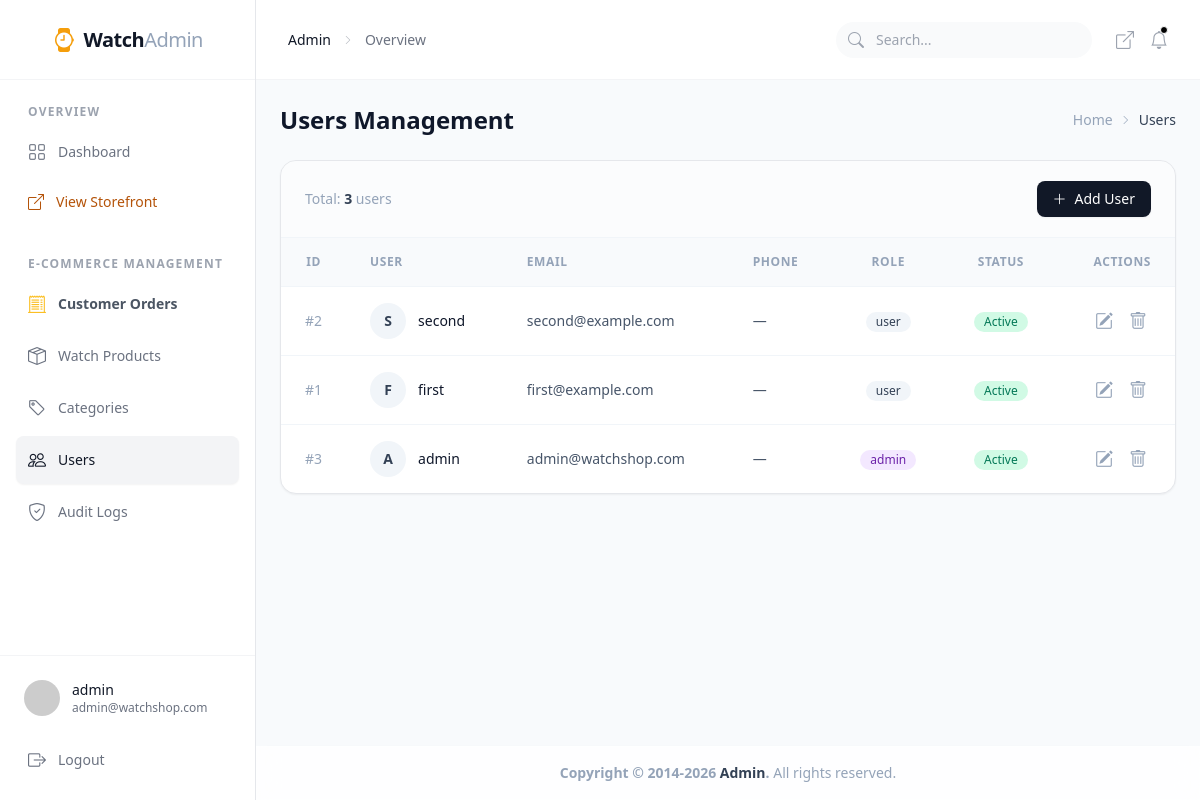
Screenshot of /admin/user (signed in) with the database file from the repository.
### models/user.py (models this page shows, shortened)
class User(UserMixin, db.Model):
    id = db.Column(db.Integer, primary_key=True)
    user_name = db.Column(db.String(80), nullable=False)
    first_name = db.Column(db.String(80), nullable=True)
    last_name = db.Column(db.String(80), nullable=True)
    email = db.Column(db.String(120), nullable=False, unique=True)
    phone = db.Column(db.String(20), nullable=True)
    address = db.Column(db.String(255), nullable=True)
    password = db.Column(db.String(120), nullable=False)
    role = db.Column(db.String(50), nullable=True, default='user')
    profile_image = db.Column(db.String(255), nullable=True)
    is_active = db.Column(db.Boolean, nullable=False, default=True)

### admin/user.py (the view)
@admin_bp.get('/user')
def user():
    users = execute_raw_sql("""
    SELECT id,user_name,first_name,last_name,email
    ,phone,address,password,role,profile_image,is_active FROM "user" ORDER BY user_name DESC
    """)
    return render_template('admin/user/index.html', users=users)

### admin/__init__.py (called while the page is built)
@admin_bp.before_request
@login_required
@limiter.limit('60 per minute', key_func=_admin_user_key)
def require_admin():
	if current_user.role != 'admin':
		abort(403)

### app.py (called while the page is built, shortened)
@login_manager.user_loader
def load_user(user_id):
    try:
        return db.session.get(User, int(user_id))
    except Exception:
        return None

@app.context_processor
def inject_cart_info():
    cart = session.get('cart', {})
    cart_count = sum(item.get('quantity', 1) for item in cart.values()) if isinstance(cart, dict) else 0
    return {
        'cart_count': cart_count,
        'cart_items_count': len(cart) if isinstance(cart, dict) else 0
    }

@app.before_request
def ensure_database():
    global _db_initialized

@app.after_request
def write_audit_log(response):
    if not request.path.startswith('/static/'):
        try:
            log = AuditLog(
                endpoint=request.endpoint or request.path,
                method=request.method,
                path=request.path,
                ip_address=request.remote_addr,
                user_id=current_user.id if current_user.is_authenticated else None,
                status_code=response.status_code,
            )
            db.session.add(log)
            db.session.commit()
        except Exception:
            db.session.rollback()
    return response

### extensions.py (called while the page is built)
def execute_raw_sql(sql, params=None, fetch=True):
    result = db.session.execute(text(sql), params or {})
    if fetch:
        return result.fetchall()
    else:
        db.session.commit()
        return result.rowcount

### templates/admin/user/index.html (shortened to what this page needs)
{% extends 'admin/master.html' %} {% block content %}
<div
  class="mb-6 flex flex-col sm:flex-row justify-between items-start sm:items-center"
>
  <h1 class="text-2xl font-semibold text-slate-900">Users Management</h1>
  <nav class="text-sm text-slate-400 mt-2 sm:mt-0">
    <ol class="list-none p-0 inline-flex">
      <li class="flex items-center">
        <a
          href="{{ url_for('admin_bp.dashboard') }}"
          class="hover:text-brand-700 transition-colors"
          >Home</a
        >
        <i class="bi bi-chevron-right mx-2 text-[10px]"></i>
      </li>
      <li class="text-slate-700">Users</li>
    </ol>
  </nav>
</div>
<div
  class="bg-white rounded-2xl shadow-sm border border-gray-200 overflow-hidden transition-all hover:shadow-md duration-300"
>
  <div
    class="px-6 py-5 border-b border-slate-100 flex flex-col sm:flex-row justify-between items-start sm:items-center bg-slate-50/50"
  >
    <div class="text-sm text-slate-400">
      Total:
      <span class="font-semibold text-slate-700">{{ users|length }}</span> users
    </div>
    <a
      href="{{ url_for('admin_bp.user_add') }}"
      class="mt-4 sm:mt-0 bg-gray-900 hover:bg-black text-white px-4 py-2 rounded-lg text-sm font-medium transition-colors flex items-center shadow-sm"
    >
      <i class="bi bi-plus-lg mr-2"></i> Add User
    </a>
  </div>
  <div class="overflow-x-auto">
    <table class="w-full text-left border-collapse">
      <thead>
        <tr
          class="bg-slate-50 text-slate-400 text-xs uppercase tracking-wider border-b border-slate-100"
        >
          <th class="px-6 py-4 font-semibold w-12 text-center">ID</th>
          <th class="px-6 py-4 font-semibold">User</th>
          <th class="px-6 py-4 font-semibold">Email</th>
          <th class="px-6 py-4 font-semibold">Phone</th>
          <th class="px-6 py-4 font-semibold text-center">Role</th>
          <th class="px-6 py-4 font-semibold text-center">Status</th>
          <th class="px-6 py-4 font-semibold text-right">Actions</th>
        </tr>
      </thead>
      <tbody class="text-sm divide-y divide-slate-100">
        {% for u in users %}
        <tr class="hover:bg-slate-50 transition-colors">
          <td class="px-6 py-4 text-center text-slate-400">#{{ u.id }}</td>
          <td class="px-6 py-4">
            <div class="flex items-center">
              {% if u.profile_image %} {% set image_parts =
              u.profile_image.rsplit('.', 1) %}
              <img
                src="{{ image_parts[0] }}_thumb.{{ image_parts[1] }}"
                alt="{{ u.user_name }}"
                class="h-9 w-9 rounded-full object-cover mr-3 shadow-xl shadow-brand-500/20 flex-shrink-0"
              />
              {% else %}
              <div
                class="h-9 w-9 rounded-full bg-brand-100 text-brand-700 flex items-center justify-center font-semibold text-sm mr-3 flex-shrink-0"
              >
                {{ (u.user_name or 'U')[0]|upper }}
              </div>
              {% endif %}
              <div>
                <span class="font-medium text-slate-900 block"
                  >{{ u.user_name }}</span
                >
              </div>
            </div>
          </td>
          <td class="px-6 py-4 text-slate-600">{{ u.email }}</td>
          <td class="px-6 py-4 text-slate-600">{{ u.phone or '—' }}</td>
          <td class="px-6 py-4 text-center">
            <span
              class="inline-flex items-center px-2.5 py-0.5 rounded-full text-xs font-medium {% if u.role == 'admin' %}bg-purple-100 text-purple-800 {% else %}bg-slate-100 text-slate-700{% endif %}"
            >
              {{ u.role or 'user' }}
            </span>
          </td>
          <td class="px-6 py-4 text-center">
            {% if u.is_active %}
            <span
              class="inline-flex items-center px-2.5 py-0.5 rounded-full text-xs font-medium bg-emerald-100 text-emerald-700"
              >Active</span
            >
            {% else %}
            <span
              class="inline-flex items-center px-2.5 py-0.5 rounded-full text-xs font-medium bg-slate-100 text-slate-600"
              >Inactive</span
            >
            {% endif %}
          </td>
          <td class="px-6 py-4 text-right">
            <div class="flex items-center justify-end space-x-2">
              <a
                href="{{ url_for('admin_bp.user_edit', id=u.id) }}"
                class="text-slate-400 hover:text-brand-700 p-1 rounded-md hover:bg-brand-50 transition-colors inline-block"
                title="Edit"
              >
                <i class="bi bi-pencil-square text-lg"></i>
              </a>
              <form
                method="POST"
                action="{{ url_for('admin_bp.user_delete', id=u.id) }}"
                class="inline"
                onsubmit="return confirm('Are you sure you want to delete \'{{ u.user_name }}\'?');"
              >
                <button
                  type="submit"
                  class="text-slate-400 hover:text-rose-600 p-1 rounded-md hover:bg-rose-50 transition-colors"
                  title="Delete"
                >
                  <i class="bi bi-trash text-lg"></i>
                </button>
              </form>
            </div>
          </td>
        </tr>
        {% endfor %}
      </tbody>
    </table>
  </div>
</div>
{% endblock %}

### templates/admin/partials/_sidebar.html
<aside
  class="w-full md:w-64 bg-white border-r border-gray-200 flex flex-col min-h-screen shrink-0 relative z-10"
>
  <div class="flex items-center justify-center h-20 border-b border-gray-100">
    <a
      href="{{ url_for('admin_bp.dashboard') }}"
      class="text-xl font-extrabold tracking-tight text-gray-900 flex items-center gap-2"
    >
      <i class="bi bi-watch text-amber-500 text-2xl"></i>
      <span>Watch<span class="text-slate-400 font-normal">Admin</span></span>
    </a>
  </div>
  <div class="flex-1 overflow-y-auto py-6 px-4">
    <nav class="space-y-8">
      <div>
        <div
          class="px-3 mb-2 text-xs font-bold uppercase tracking-widest text-gray-400"
        >
          Overview
        </div>
        <ul class="space-y-1">
          <li>
            <a
              href="{{ url_for('admin_bp.dashboard') }}"
              class="flex items-center px-3 py-2.5 rounded-lg text-sm font-medium transition-all {% if request.endpoint == 'admin_bp.dashboard' %}bg-gray-100 text-gray-900 shadow-sm{% else %}text-gray-500 hover:bg-gray-50 hover:text-gray-900{% endif %}"
            >
              <i class="bi bi-grid mr-3 text-lg"></i> Dashboard
            </a>
          </li>
          <li>
            <a
              href="{{ url_for('front_bp.home') }}"
              target="_blank"
              class="flex items-center px-3 py-2.5 rounded-lg text-sm font-medium text-amber-700 hover:bg-amber-50 transition-all"
            >
              <i class="bi bi-box-arrow-up-right mr-3 text-base"></i> View Storefront
            </a>
          </li>
        </ul>
      </div>
      <div>
        <div
          class="px-3 mb-2 text-xs font-bold uppercase tracking-widest text-gray-400"
        >
          E-Commerce Management
        </div>
        <ul class="space-y-1">
          <li>
            <a
              href="{{ url_for('admin_bp.order_list') }}"
              class="flex items-center px-3 py-2.5 rounded-lg text-sm font-semibold transition-all {% if 'order' in request.endpoint %}bg-slate-900 text-white shadow-sm{% else %}text-gray-600 hover:bg-gray-50 hover:text-gray-900{% endif %}"
            >
              <i class="bi bi-receipt-cutoff mr-3 text-lg text-amber-400"></i> Customer Orders
            </a>
          </li>
          <li>
            <a
              href="{{ url_for('admin_bp.product') }}"
              class="flex items-center px-3 py-2.5 rounded-lg text-sm font-medium transition-all {% if 'product' in request.endpoint %}bg-gray-100 text-gray-900 shadow-sm{% else %}text-gray-500 hover:bg-gray-50 hover:text-gray-900{% endif %}"
            >
              <i class="bi bi-box-seam mr-3 text-lg"></i> Watch Products
            </a>
          </li>
          <li>
            <a
              href="{{ url_for('admin_bp.category') }}"
              class="flex items-center px-3 py-2.5 rounded-lg text-sm font-medium transition-all {% if request.endpoint == 'admin_bp.category' %}bg-gray-100 text-gray-900 shadow-sm{% else %}text-gray-500 hover:bg-gray-50 hover:text-gray-900{% endif %}"
            >
              <i class="bi bi-tag mr-3 text-lg"></i> Categories
            </a>
          </li>
          <li>
            <a
              href="{{ url_for('admin_bp.user') }}"
              class="flex items-center px-3 py-2.5 rounded-lg text-sm font-medium transition-all {% if request.endpoint == 'admin_bp.user' %}bg-gray-100 text-gray-900 shadow-sm{% else %}text-gray-500 hover:bg-gray-50 hover:text-gray-900{% endif %}"
            >
              <i class="bi bi-people mr-3 text-lg"></i> Users
            </a>
          </li>
          <li>
            <a
              href="{{ url_for('admin_bp.audit_logs') }}"
              class="flex items-center px-3 py-2.5 rounded-lg text-sm font-medium transition-all {% if request.endpoint == 'admin_bp.audit_logs' %}bg-gray-100 text-gray-900 shadow-sm{% else %}text-gray-500 hover:bg-gray-50 hover:text-gray-900{% endif %}"
            >
              <i class="bi bi-shield-check mr-3 text-lg"></i> Audit Logs
            </a>
          </li>
        </ul>
      </div>
    </nav>
  </div>
  <div class="p-4 border-t border-gray-100">
    <div
      class="flex items-center gap-3 p-2 rounded-lg hover:bg-gray-50 cursor-pointer transition-colors"
    >
      <img
        src="https://ui-avatars.com/api/?name={{ current_user.user_name }}&background=000&color=fff"
        class="w-9 h-9 rounded-full object-cover"
      />
      <div class="flex-1 min-w-0">
        <p class="text-sm font-medium text-gray-900 truncate">
          {{ current_user.user_name }}
        </p>
        <p class="text-xs text-gray-500 truncate">{{ current_user.email }}</p>
      </div>
    </div>
    <a
      href="{{ url_for('auth.logout') }}"
      class="mt-3 flex items-center px-3 py-2.5 rounded-lg text-sm font-medium text-gray-500 hover:bg-red-50 hover:text-red-700 transition-colors"
    >
      <i class="bi bi-box-arrow-right mr-3 text-lg"></i> Logout
    </a>
  </div>
</aside>

### rows the page displays
User: user_name "admin", email "admin@watchshop.com", id "3", user_name "A", phone "—", role "admin", is_active "Active"
User: id "2", user_name "S", user_name "second", email "second@example.com", phone "—", role "user", is_active "Active"
User: id "1", user_name "F", user_name "first", email "first@example.com", phone "—", role "user", is_active "Active"

### other values shown
{{ users|length }} "3"
